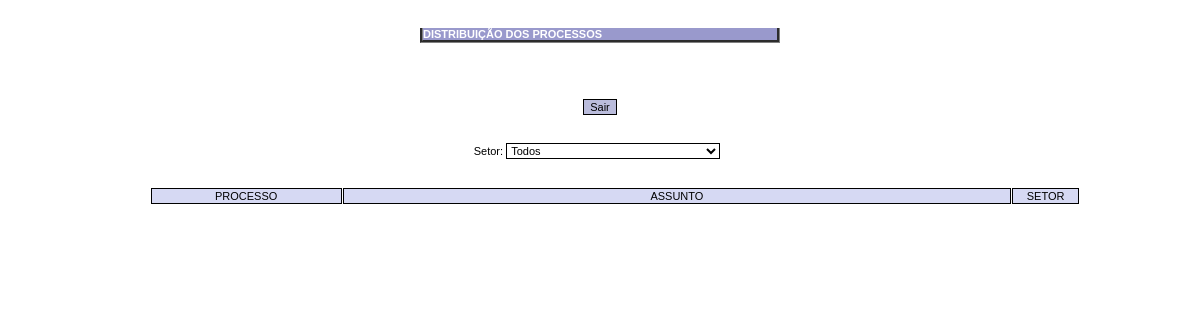
/rel_setor.php, run on an earlier commit of the app's database.
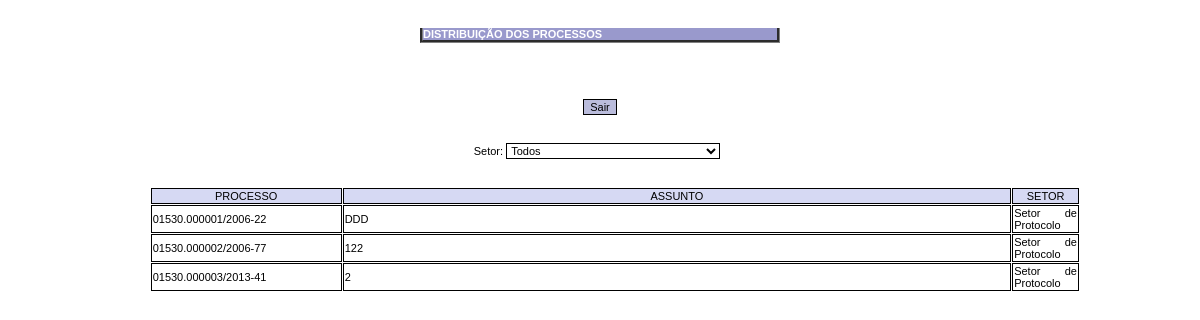
And on a later commit of the database.
### tables this page shows
CREATE TABLE `processo` (
  `idprocesso` int(100) NOT NULL AUTO_INCREMENT,
  `documento` varchar(100) DEFAULT NULL,
  `datadoc` date DEFAULT NULL,
  `numero` varchar(40) DEFAULT NULL,
  `dataent` date DEFAULT NULL,
  `nprocesso` varchar(50) DEFAULT NULL,
  `up` varchar(5) DEFAULT NULL,
  `processo` varchar(20) DEFAULT NULL,
  `ano` varchar(4) DEFAULT NULL,
  `dv` char(2) DEFAULT NULL,
  `procedencia` varchar(200) DEFAULT NULL,
  `setorsolicitante` varchar(200) DEFAULT NULL,
  `favorecido` varchar(200) DEFAULT NULL,
  `cpfcnpj` varchar(18) DEFAULT NULL,
  `assunto` longtext,
  `anexos` varchar(255) DEFAULT NULL,
  `volumes` int(3) DEFAULT '1',
  `folhas` int(4) DEFAULT '0',
  `observacoes` longtext,
  `setordestino` varchar(200) DEFAULT NULL,
  `localizacao` varchar(200) DEFAULT 'PROTOCOLO',
  `datasaida` date DEFAULT NULL,
  `situacao` int(1) DEFAULT '0',
  `datasit` date DEFAULT NULL,
  `data_cadastro` date DEFAULT NULL COMMENT 'Data Real do Cadastro',
  PRIMARY KEY (`idprocesso`)
);

### rel_setor.php (the view, shortened to what this page needs)
<HTML>
<HEAD>
<link href='auxiliar/styles.css' rel='stylesheet' type='text/css'>
</HEAD>
<body class='corpo'>
<center>
<br><br>
<TABLE width="30%" BORDER=0 align="center" CELLPADDING=0 CELLSPACING=0>
	<tr align='center'>
		<td align="center" colspan="5" class="titulo">
			<div align="center"><strong>DISTRIBUIÇÃO DOS PROCESSOS&nbsp;</strong></div>
		</td>
	</tr>
</TABLE>
<BR><BR>
<form action="rel_setor.php" method="POST" name="form" target="_self">
  <br>
  <br>
<input name="Voltar" value="Sair" class="botao" onClick="javascript: window.location.href='corpo_do_sistema.php';" type="button">
<BR><br><br>
<TABLE width="75%" BORDER=0 align="center" CELLPADDING=0 CELLSPACING=0 >
<tr>
<td><center>Setor:
<select name='pesqsetor'  class="caixa" onChange="form.submit();" >
				<?
					if ($pesqsetor<>'') {
						echo "<option value='$pesqsetor'>$pesqsetor</option>\n";
					} else {
						echo "<option value=''>Todos</option>\n";
					}
				 ?>
					</select>
&nbsp;</center></td></tr>
</TABLE><br>
<BR>
<TABLE width="80%" BORDER=0 align="center" cellpadding="1" cellspacing="1">
	<tr>
	  <td width="3%" style="visibility:hidden"><center>ID</center></td><td width="20%" class="caixadestaque"><center><a href="rel_setor.php?ordem=processo&pesqsetor=<? echo $pesqsetor; ?>">PROCESSO</a></center></td><td width="70%" class="caixadestaque"><center><a href="rel_setor.php?ordem=assunto&pesqsetor=<? echo $pesqsetor; ?>">ASSUNTO</a></center></td><td width="10%" class="caixadestaque"><center><a href="rel_setor.php?ordem=setor&pesqsetor=<? echo $pesqsetor; ?>">SETOR</a></center></td>
	</tr>
<?
		$sqlquery = "select P.nprocesso, P.assunto,P.localizacao from processo P";
		if ($pesqsetor!="") {
			$sqlquery = $sqlquery."  where localizacao = '".$pesqsetor."'";
		} else {
			$sqlquery = $sqlquery." where P.localizacao <> 'ARQUIVO'";
		}
		if ($ordem=="" || $ordem=="setor") {
			$sqlquery = $sqlquery."  order by localizacao";
		}
		$process = mysql_query($sqlquery) or die("Erro: " . mysql_error());
		if (mysql_num_rows($process) > 0) {
					while ($line = mysql_fetch_array($process)) {
						$processo = $line['nprocesso'];
						$assunto = $line['assunto'];
						$localizacao = $line['localizacao'];
						?>
						<tr>
							<td class="caixa"><? echo ($processo); ?></td><td class="caixa"><? echo ($assunto); ?></td><td class="caixa"><? echo ($localizacao); ?></td>
						</tr>
						<?
					}
		}
?>
</TABLE>
</form>
</center>
</HEAD>
</HTML>

### auxiliar/styles.css (style rules this page uses)
BODY { border: 0px; margin: 0px; }
body { width: 100%; background-color:#ffffff; scrollbar-face-color: #ffffff; scrollbar-highlight-color: #CCCC99; scrollbar-shadow-color:#CCCC99; sscrollbar-3dlight-color: #ffffff; scrollbar-arrow-color: #CCCC99; scrollbar-track-color:#ffffff; scrollbar-darkshadow-color:#ffffff; text-align: justify; font-size:11px; color:#000000; font-family: verdana,arial; margin-left:0; margin-top:0; }
td { font-size:11px; text-align: justify; font-family: verdana,arial; }
.corpo { font-size:12px; text-align:justify; color:#000000; }
.caixa { color: #000000; background-color: #FFFFFF; font-family: Verdana, Arial, Helvetica, sans-serif; font-size: 11px; border: 1px #000000 solid; text-decoration: none; }
.caixadestaque { color: #000000; background-color:#D6D9F3; font-family: Verdana, Arial, Helvetica, sans-serif; font-size: 11px; text-align:right; border: 1px #000000 solid; text-decoration: none; }
.titulo { background-color:#9999CC; font-family:: Verdana, Arial, Helvetica, sans-serif; text-align: center; font:larger; color:#FFFFFF; margin-left:0; font-family: ": Verdana", Arial, Helvetica, sans-serif; border-left-style: groove; border-left-color: inherit; border-left-width: medium; border-right-style: groove; border-right-color: inherit; border-right-width: medium; border-bottom-style: groove; border-bottom-color: inherit; border-bottom-width: medium; }
.botao { font-family: Verdana, Arial, Helvetica, sans-serif; font-size: 11px; text-decoration: none; background-color: #BABCDC; border: 1px #000000 solid; color: #000000; }
div { font-size:11px; font-family: verdana,arial; text-align: left; }
a { color:#000000; text-decoration:none;x }

What changed in the data, as far as the page shows it:
added processo: nprocesso "01530.000001/2006-22", assunto "DDD", localizacao "Setor de Protocolo"
added processo: nprocesso "01530.000002/2006-77", assunto "122", localizacao "Setor de Protocolo"
added processo: nprocesso "01530.000003/2013-41", assunto "2", localizacao "Setor de Protocolo"
